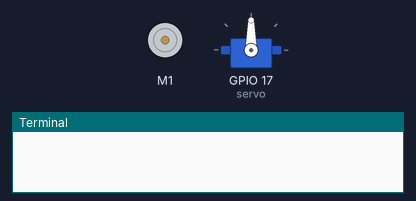
Simulated run of this program. Board: Raspberry Pi (BCM pin numbers). Shown: DC motor (green arrow = forward, orange = backward, longer = faster), servo, the last lines printed to the terminal. Servo angles are drawn from the pulse width (0.5 ms = 0°, 2.5 ms = 180°). At 8.0 s the program stops and its outputs stay as they are.

Above: at 0.1 s.
At 2.1 s:
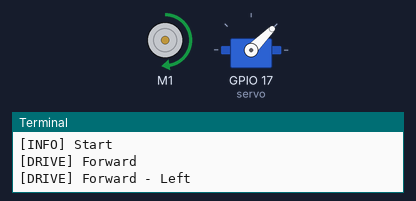
At 3.6 s:
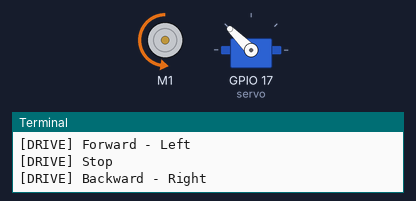
At 7.1 s:
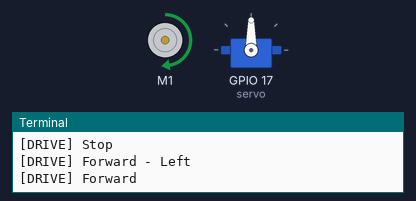
Timing chart, 0 to 9.5 s (numbered marks = the images above):
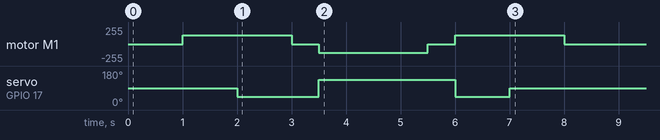

The program:

4-rcontrol-manual_sleep.py
```python
# Импортирование необходимых библиотек
from gpiozero.pins.pigpio import PiGPIOFactory
from gpiozero import Device, Motor, Servo
import time

# Настройка параметров подключения драйвера тягового мотора и сервопривода
Device.pin_factory = PiGPIOFactory('127.0.0.1')
motor = Motor(23,24,25,pwm=True)
servo = Servo(17)
# Выставление среднего положения сервопривода и пауза в 1 секунду
servo.mid()
time.sleep(1)

# Последовательные команды движения моторами
print("[INFO] Start")
print("[DRIVE] Forward")
motor.forward(speed=0.5)
time.sleep(1)
print("[DRIVE] Forward - Left")
servo.value = -1
time.sleep(1)
print("[DRIVE] Stop")
motor.stop()
time.sleep(0.5)
print("[DRIVE] Backward - Right")
servo.value = 1
motor.backward(speed=0.5)
time.sleep(2)
print("[DRIVE] Stop")
motor.stop()
time.sleep(0.5)
print("[DRIVE] Forward - Left")
servo.value = -1
motor.forward(speed=0.5)
time.sleep(1)
print("[DRIVE] Forward")
servo.value = 0
motor.forward(speed=0.5)
time.sleep(1)
motor.stop()

print("[INFO] Finish")
```

Measured:
- by itself, servo on GPIO 17 (servo): 90° → 45° at 2.0 s, → 135° 1.5 s later, → 45° 2.5 s later, → 90° 1.0 s later
- by itself, motor M1: stopped → forward 128/255 at 1.0 s, → stopped 2.0 s later, → backward 128/255 0.50 s later, → stopped 2.0 s later, … (6 changes in this stretch)
